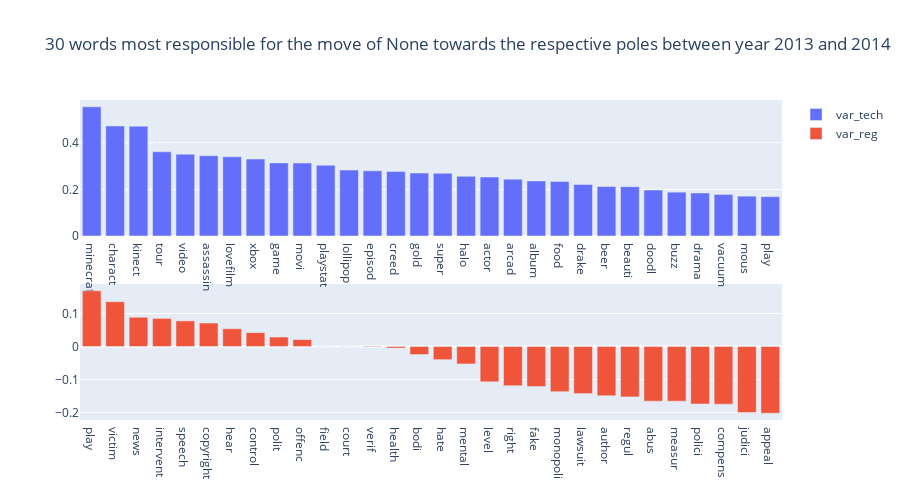

The code cell stored with this chart in its notebook:
### Markdown cell above
# **Results**

### Code cell
project_variation_on_axis(source=None, year=2013, df=df, number_of_words=30)

### Figure 1 — Plotly figure (JSON) as saved in the notebook; plotly's stock layout.template omitted (floating-point values rounded to 4 significant figures)
{"data": [{"name": "var_tech", "type": "bar", "x": ["minecraft", "charact", "kinect", "tour", "video", "assassin", "lovefilm", "xbox", "game", "movi", "playstat", "lollipop", "episod", "creed", "gold", "super", "halo", "actor", "arcad", "album", "food", "drake", "beer", "beauti", "doodl", "buzz", "drama", "vacuum", "mous", "play"], "xaxis": "x", "y": [0.5543, 0.4721, 0.4711, 0.3614, 0.3508, 0.3445, 0.3395, 0.3302, 0.3137, 0.3129, 0.3034, 0.2828, 0.2797, 0.2766, 0.2702, 0.2691, 0.256, 0.2528, 0.2439, 0.236, 0.2342, 0.2209, 0.2121, 0.2114, 0.1973, 0.1881, 0.1845, 0.1782, 0.1709, 0.1689], "yaxis": "y"}, {"name": "var_reg", "type": "bar", "x": ["play", "victim", "news", "intervent", "speech", "copyright", "hear", "control", "polit", "offenc", "field", "court", "verif", "health", "bodi", "hate", "mental", "level", "right", "fake", "monopoli", "lawsuit", "author", "regul", "abus", "measur", "polici", "compens", "judici", "appeal"], "xaxis": "x2", "y": [0.1689, 0.1357, 0.08863, 0.08515, 0.07763, 0.07113, 0.05383, 0.04196, 0.02866, 0.02095, 0, 0, -0.001605, -0.004783, -0.02442, -0.04001, -0.05304, -0.1072, -0.1192, -0.1214, -0.1372, -0.143, -0.1496, -0.153, -0.1658, -0.1659, -0.1747, -0.175, -0.2005, -0.2024], "yaxis": "y2"}], "layout": {"height": 500, "title": {"text": "30 words most responsible for the move of None towards the respective poles between year 2013 and 2014"}, "xaxis": {"anchor": "y", "domain": [0, 1]}, "xaxis2": {"anchor": "y2", "domain": [0, 1]}, "yaxis": {"anchor": "x", "domain": [0.575, 1]}, "yaxis2": {"anchor": "x2", "domain": [0, 0.425]}}}
